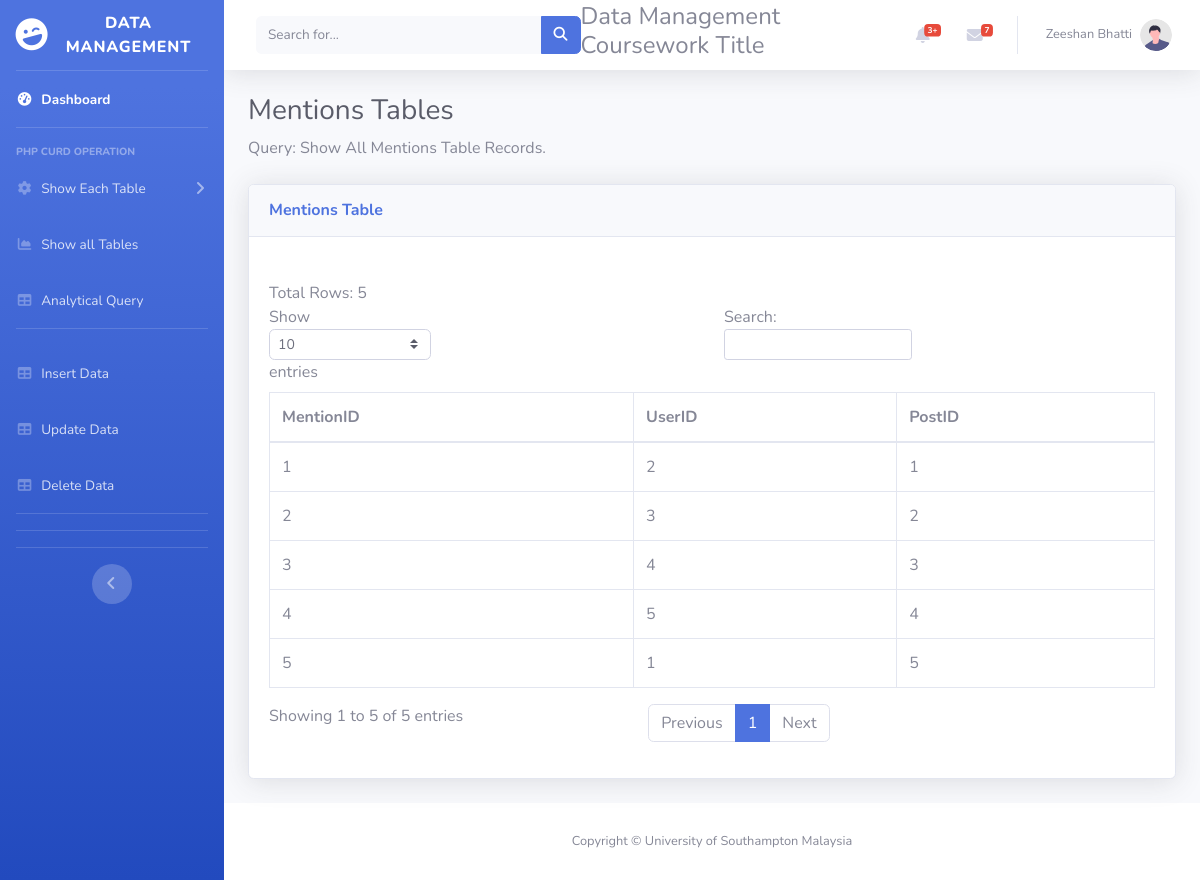
/php_curd/MentionsTable.php, run on the app's committed database.
### tables this page shows
CREATE TABLE `Mentions` (
  `MentionID` int(50) NOT NULL,
  `UserID` int(50) NOT NULL,
  `PostID` int(50) NOT NULL
);

### php_curd/MentionsTable.php (the view, shortened to what this page needs)
<?php
    include 'db_connect.php';
    include 'sideBarMenu.php';
?>
                <div class="container-fluid">
                    <h1 class="h3 mb-2 text-gray-800">Mentions Tables</h1>
                    <p class="mb-4">Query: Show All Mentions Table Records.
                        </p>
                    <div class="card shadow mb-4">
                        <div class="card-header py-3">
                            <h6 class="m-0 font-weight-bold text-primary">Mentions  Table</h6>
                        </div>
                       <div class="card-body">
                            <div class="table-responsive">
                                <table class="table table-bordered" id="dataTable" width="100%" cellspacing="0">
                                <thead>
                                        <tr>
                                            <th>MentionID</th>
                                            <th>UserID</th>
                                            <th>PostID</th>
                                        </tr>
                                    </thead>
                                    <tbody>
                                <?php
                                    $sql = "SELECT * FROM Mentions";
                                    $result = mysqli_query($conn, $sql);
                                    echo "<br> Total Rows: " . mysqli_num_rows($result);
                                    if (mysqli_num_rows($result) > 0) {
                                    while($row = mysqli_fetch_assoc($result)) {
                                        echo "<tr>";
                                        echo "<td>".$row["MentionID"]  ."</td>";
                                        echo "<td>".$row["UserID"]  ."</td>";
                                        echo "<td>".$row['PostID']. "</td>";
                                        echo "</tr>";
                                    }
                                    } else {
                                    echo "0 results";
                                    }
                                 ?>
                                    </tbody>
                                </table>
                            </div>
                        </div>
                    </div>
                </div>
<?php
include 'footer.php';
?>

### data on the page
mentions: MentionID "1", UserID "2", PostID "1"
mentions: MentionID "2", UserID "3", PostID "2"
mentions: MentionID "3", UserID "4", PostID "3"
mentions: MentionID "4", UserID "5", PostID "4"
mentions: MentionID "5", UserID "1", PostID "5"
